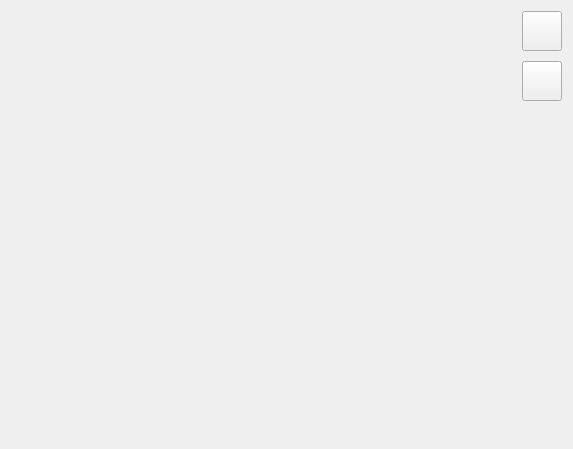
<?xml version="1.0" encoding="UTF-8"?>
<ui version="4.0">
 <class>mapConsole</class>
 <widget class="QWidget" name="mapConsole">
  <property name="geometry">
   <rect>
    <x>0</x>
    <y>0</y>
    <width>573</width>
    <height>449</height>
   </rect>
  </property>
  <property name="windowTitle">
   <string>Form</string>
  </property>
  <layout class="QHBoxLayout" name="horizontalLayout">
   <item>
    <layout class="QVBoxLayout" name="verticalLayout_3">
     <item>
      <layout class="QVBoxLayout" name="verticalLayout">
       <property name="spacing">
        <number>5</number>
       </property>
       <item>
        <widget class="QLabel" name="comPassLabel">
         <property name="minimumSize">
          <size>
           <width>30</width>
           <height>30</height>
          </size>
         </property>
         <property name="maximumSize">
          <size>
           <width>30</width>
           <height>30</height>
          </size>
         </property>
         <property name="text">
          <string/>
         </property>
        </widget>
       </item>
       <item>
        <widget class="QLabel" name="GpsLabel">
         <property name="minimumSize">
          <size>
           <width>30</width>
           <height>30</height>
          </size>
         </property>
         <property name="maximumSize">
          <size>
           <width>30</width>
           <height>30</height>
          </size>
         </property>
         <property name="text">
          <string/>
         </property>
        </widget>
       </item>
      </layout>
     </item>
     <item>
      <spacer name="verticalSpacer_2">
       <property name="orientation">
        <enum>Qt::Vertical</enum>
       </property>
       <property name="sizeHint" stdset="0">
        <size>
         <width>20</width>
         <height>40</height>
        </size>
       </property>
      </spacer>
     </item>
    </layout>
   </item>
   <item>
    <spacer name="horizontalSpacer">
     <property name="orientation">
      <enum>Qt::Horizontal</enum>
     </property>
     <property name="sizeHint" stdset="0">
      <size>
       <width>492</width>
       <height>20</height>
      </size>
     </property>
    </spacer>
   </item>
   <item>
    <layout class="QVBoxLayout" name="verticalLayout_4">
     <item>
      <layout class="QVBoxLayout" name="verticalLayout_2">
       <property name="spacing">
        <number>10</number>
       </property>
       <item>
        <widget class="QPushButton" name="mapPlusBtn">
         <property name="minimumSize">
          <size>
           <width>40</width>
           <height>40</height>
          </size>
         </property>
         <property name="maximumSize">
          <size>
           <width>40</width>
           <height>40</height>
          </size>
         </property>
         <property name="font">
          <font>
           <pointsize>23</pointsize>
          </font>
         </property>
         <property name="text">
          <string/>
         </property>
        </widget>
       </item>
       <item>
        <widget class="QPushButton" name="mapMinusBtn">
         <property name="minimumSize">
          <size>
           <width>40</width>
           <height>40</height>
          </size>
         </property>
         <property name="maximumSize">
          <size>
           <width>40</width>
           <height>40</height>
          </size>
         </property>
         <property name="font">
          <font>
           <pointsize>23</pointsize>
          </font>
         </property>
         <property name="text">
          <string/>
         </property>
        </widget>
       </item>
      </layout>
     </item>
     <item>
      <spacer name="verticalSpacer">
       <property name="orientation">
        <enum>Qt::Vertical</enum>
       </property>
       <property name="sizeHint" stdset="0">
        <size>
         <width>20</width>
         <height>40</height>
        </size>
       </property>
      </spacer>
     </item>
    </layout>
   </item>
  </layout>
 </widget>
 <resources/>
 <connections/>
</ui>
